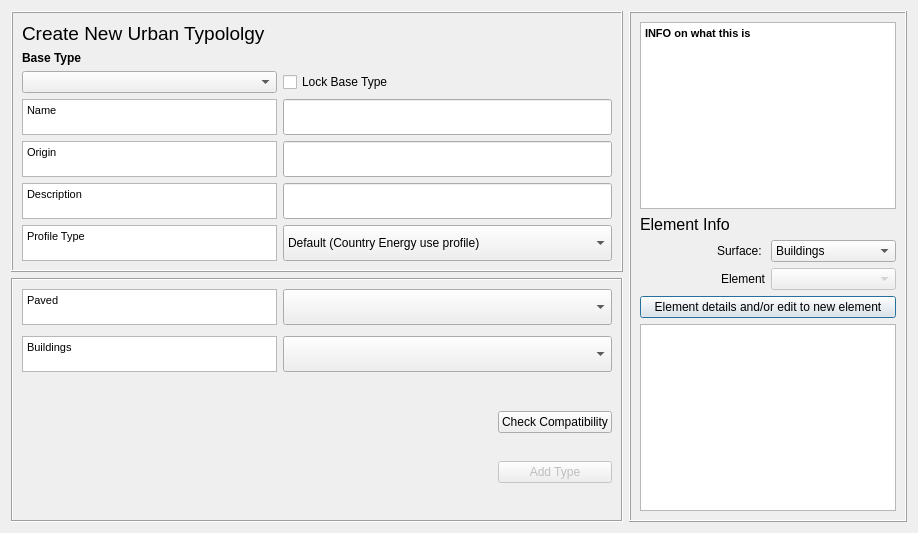
<?xml version="1.0" encoding="UTF-8"?>
<ui version="4.0">
 <class>urban_type_db_editorDialogBase</class>
 <widget class="QDialog" name="urban_type_db_editorDialogBase">
  <property name="geometry">
   <rect>
    <x>0</x>
    <y>0</y>
    <width>918</width>
    <height>533</height>
   </rect>
  </property>
  <property name="windowTitle">
   <string>Urban Type Database editor</string>
  </property>
  <layout class="QGridLayout" name="gridLayout_5">
   <item row="0" column="0">
    <widget class="QFrame" name="frame1">
     <property name="frameShape">
      <enum>QFrame::Box</enum>
     </property>
     <property name="frameShadow">
      <enum>QFrame::Raised</enum>
     </property>
     <layout class="QGridLayout" name="gridLayout_2">
      <item row="4" column="0">
       <widget class="QTextBrowser" name="textBrowserDesc">
        <property name="sizePolicy">
         <sizepolicy hsizetype="Preferred" vsizetype="Preferred">
          <horstretch>0</horstretch>
          <verstretch>0</verstretch>
         </sizepolicy>
        </property>
        <property name="minimumSize">
         <size>
          <width>1</width>
          <height>0</height>
         </size>
        </property>
        <property name="maximumSize">
         <size>
          <width>16777215</width>
          <height>36</height>
         </size>
        </property>
        <property name="html">
         <string>&lt;!DOCTYPE HTML PUBLIC &quot;-//W3C//DTD HTML 4.0//EN&quot; &quot;http://www.w3.org/TR/REC-html40/strict.dtd&quot;&gt;
&lt;html&gt;&lt;head&gt;&lt;meta name=&quot;qrichtext&quot; content=&quot;1&quot; /&gt;&lt;style type=&quot;text/css&quot;&gt;
p, li { white-space: pre-wrap; }
&lt;/style&gt;&lt;/head&gt;&lt;body style=&quot; font-family:'MS Shell Dlg 2'; font-size:7.8pt; font-weight:400; font-style:normal;&quot;&gt;
&lt;p style=&quot; margin-top:0px; margin-bottom:0px; margin-left:0px; margin-right:0px; -qt-block-indent:0; text-indent:0px;&quot;&gt;&lt;span style=&quot; font-size:8pt;&quot;&gt;Origin&lt;/span&gt;&lt;/p&gt;&lt;/body&gt;&lt;/html&gt;</string>
        </property>
       </widget>
      </item>
      <item row="1" column="0">
       <widget class="QLabel" name="label">
        <property name="sizePolicy">
         <sizepolicy hsizetype="Preferred" vsizetype="Minimum">
          <horstretch>0</horstretch>
          <verstretch>0</verstretch>
         </sizepolicy>
        </property>
        <property name="font">
         <font>
          <weight>75</weight>
          <bold>true</bold>
         </font>
        </property>
        <property name="text">
         <string>Base Type</string>
        </property>
        <property name="alignment">
         <set>Qt::AlignBottom|Qt::AlignLeading|Qt::AlignLeft</set>
        </property>
       </widget>
      </item>
      <item row="2" column="0">
       <widget class="QComboBox" name="comboBoxTableSelect"/>
      </item>
      <item row="5" column="0">
       <widget class="QTextBrowser" name="textBrowserOrig">
        <property name="sizePolicy">
         <sizepolicy hsizetype="Preferred" vsizetype="Preferred">
          <horstretch>0</horstretch>
          <verstretch>0</verstretch>
         </sizepolicy>
        </property>
        <property name="minimumSize">
         <size>
          <width>1</width>
          <height>0</height>
         </size>
        </property>
        <property name="maximumSize">
         <size>
          <width>16777215</width>
          <height>36</height>
         </size>
        </property>
        <property name="html">
         <string>&lt;!DOCTYPE HTML PUBLIC &quot;-//W3C//DTD HTML 4.0//EN&quot; &quot;http://www.w3.org/TR/REC-html40/strict.dtd&quot;&gt;
&lt;html&gt;&lt;head&gt;&lt;meta name=&quot;qrichtext&quot; content=&quot;1&quot; /&gt;&lt;style type=&quot;text/css&quot;&gt;
p, li { white-space: pre-wrap; }
&lt;/style&gt;&lt;/head&gt;&lt;body style=&quot; font-family:'MS Shell Dlg 2'; font-size:7.8pt; font-weight:400; font-style:normal;&quot;&gt;
&lt;p style=&quot; margin-top:0px; margin-bottom:0px; margin-left:0px; margin-right:0px; -qt-block-indent:0; text-indent:0px;&quot;&gt;&lt;span style=&quot; font-size:8pt;&quot;&gt;Description&lt;/span&gt;&lt;/p&gt;&lt;/body&gt;&lt;/html&gt;</string>
        </property>
       </widget>
      </item>
      <item row="6" column="0">
       <widget class="QTextBrowser" name="textBrowserProf">
        <property name="sizePolicy">
         <sizepolicy hsizetype="Preferred" vsizetype="Preferred">
          <horstretch>0</horstretch>
          <verstretch>0</verstretch>
         </sizepolicy>
        </property>
        <property name="minimumSize">
         <size>
          <width>1</width>
          <height>0</height>
         </size>
        </property>
        <property name="maximumSize">
         <size>
          <width>16777215</width>
          <height>36</height>
         </size>
        </property>
        <property name="html">
         <string>&lt;!DOCTYPE HTML PUBLIC &quot;-//W3C//DTD HTML 4.0//EN&quot; &quot;http://www.w3.org/TR/REC-html40/strict.dtd&quot;&gt;
&lt;html&gt;&lt;head&gt;&lt;meta name=&quot;qrichtext&quot; content=&quot;1&quot; /&gt;&lt;style type=&quot;text/css&quot;&gt;
p, li { white-space: pre-wrap; }
&lt;/style&gt;&lt;/head&gt;&lt;body style=&quot; font-family:'MS Shell Dlg 2'; font-size:7.8pt; font-weight:400; font-style:normal;&quot;&gt;
&lt;p style=&quot; margin-top:0px; margin-bottom:0px; margin-left:0px; margin-right:0px; -qt-block-indent:0; text-indent:0px;&quot;&gt;&lt;span style=&quot; font-size:8pt;&quot;&gt;Profile Type&lt;/span&gt;&lt;/p&gt;&lt;/body&gt;&lt;/html&gt;</string>
        </property>
       </widget>
      </item>
      <item row="6" column="1">
       <widget class="QComboBox" name="comboBoxProf">
        <property name="sizePolicy">
         <sizepolicy hsizetype="Expanding" vsizetype="Preferred">
          <horstretch>0</horstretch>
          <verstretch>0</verstretch>
         </sizepolicy>
        </property>
        <property name="minimumSize">
         <size>
          <width>329</width>
          <height>0</height>
         </size>
        </property>
        <property name="currentIndex">
         <number>0</number>
        </property>
        <item>
         <property name="text">
          <string>Default (Country Energy use profile)</string>
         </property>
        </item>
        <item>
         <property name="text">
          <string>Industrial</string>
         </property>
        </item>
        <item>
         <property name="text">
          <string>Residential</string>
         </property>
        </item>
       </widget>
      </item>
      <item row="3" column="0">
       <widget class="QTextBrowser" name="textBrowser_Surface">
        <property name="sizePolicy">
         <sizepolicy hsizetype="Preferred" vsizetype="Preferred">
          <horstretch>0</horstretch>
          <verstretch>0</verstretch>
         </sizepolicy>
        </property>
        <property name="minimumSize">
         <size>
          <width>1</width>
          <height>0</height>
         </size>
        </property>
        <property name="maximumSize">
         <size>
          <width>16777215</width>
          <height>36</height>
         </size>
        </property>
        <property name="html">
         <string>&lt;!DOCTYPE HTML PUBLIC &quot;-//W3C//DTD HTML 4.0//EN&quot; &quot;http://www.w3.org/TR/REC-html40/strict.dtd&quot;&gt;
&lt;html&gt;&lt;head&gt;&lt;meta name=&quot;qrichtext&quot; content=&quot;1&quot; /&gt;&lt;style type=&quot;text/css&quot;&gt;
p, li { white-space: pre-wrap; }
&lt;/style&gt;&lt;/head&gt;&lt;body style=&quot; font-family:'MS Shell Dlg 2'; font-size:7.8pt; font-weight:400; font-style:normal;&quot;&gt;
&lt;p style=&quot; margin-top:0px; margin-bottom:0px; margin-left:0px; margin-right:0px; -qt-block-indent:0; text-indent:0px;&quot;&gt;&lt;span style=&quot; font-size:8pt;&quot;&gt;Name&lt;/span&gt;&lt;/p&gt;&lt;/body&gt;&lt;/html&gt;</string>
        </property>
       </widget>
      </item>
      <item row="3" column="1">
       <widget class="QgsFilterLineEdit" name="textEditName">
        <property name="sizePolicy">
         <sizepolicy hsizetype="Expanding" vsizetype="Preferred">
          <horstretch>0</horstretch>
          <verstretch>0</verstretch>
         </sizepolicy>
        </property>
        <property name="maximumSize">
         <size>
          <width>16777215</width>
          <height>36</height>
         </size>
        </property>
        <property name="inputMethodHints">
         <set>Qt::ImhNone</set>
        </property>
        <property name="qgisRelation" stdset="0">
         <string notr="true"/>
        </property>
       </widget>
      </item>
      <item row="2" column="1">
       <widget class="QCheckBox" name="checkBoxA">
        <property name="text">
         <string>Lock Base Type</string>
        </property>
       </widget>
      </item>
      <item row="0" column="0">
       <widget class="QLabel" name="label_42">
        <property name="text">
         <string>&lt;!DOCTYPE HTML PUBLIC &quot;-//W3C//DTD HTML 4.0//EN&quot; &quot;http://www.w3.org/TR/REC-html40/strict.dtd&quot;&gt;
&lt;html&gt;&lt;head&gt;&lt;meta name=&quot;qrichtext&quot; content=&quot;1&quot; /&gt;&lt;style type=&quot;text/css&quot;&gt;
p, li { white-space: pre-wrap; }
&lt;/style&gt;&lt;/head&gt;&lt;body style=&quot; font-family:'MS Shell Dlg 2'; font-size:7.8pt; font-weight:400; font-style:normal;&quot;&gt;
&lt;p style=&quot; margin-top:0px; margin-bottom:0px; margin-left:0px; margin-right:0px; -qt-block-indent:0; text-indent:0px;&quot;&gt;&lt;span style=&quot; font-size:14pt;&quot;&gt;Create New Urban Typololgy&lt;/span&gt;&lt;/p&gt;&lt;/body&gt;&lt;/html&gt;</string>
        </property>
       </widget>
      </item>
      <item row="4" column="1">
       <widget class="QgsFilterLineEdit" name="textEditOrig">
        <property name="sizePolicy">
         <sizepolicy hsizetype="Expanding" vsizetype="Preferred">
          <horstretch>0</horstretch>
          <verstretch>0</verstretch>
         </sizepolicy>
        </property>
        <property name="maximumSize">
         <size>
          <width>16777215</width>
          <height>36</height>
         </size>
        </property>
        <property name="inputMethodHints">
         <set>Qt::ImhNone</set>
        </property>
        <property name="qgisRelation" stdset="0">
         <string notr="true"/>
        </property>
       </widget>
      </item>
      <item row="5" column="1">
       <widget class="QgsFilterLineEdit" name="textEditDesc">
        <property name="sizePolicy">
         <sizepolicy hsizetype="Expanding" vsizetype="Preferred">
          <horstretch>0</horstretch>
          <verstretch>0</verstretch>
         </sizepolicy>
        </property>
        <property name="maximumSize">
         <size>
          <width>16777215</width>
          <height>36</height>
         </size>
        </property>
        <property name="qgisRelation" stdset="0">
         <string notr="true"/>
        </property>
       </widget>
      </item>
     </layout>
    </widget>
   </item>
   <item row="0" column="1" rowspan="2">
    <widget class="QFrame" name="lodFrame_4">
     <property name="frameShape">
      <enum>QFrame::Box</enum>
     </property>
     <property name="frameShadow">
      <enum>QFrame::Raised</enum>
     </property>
     <layout class="QGridLayout" name="gridLayout_4">
      <item row="0" column="0">
       <widget class="QTextBrowser" name="textBrowser_2">
        <property name="html">
         <string>&lt;!DOCTYPE HTML PUBLIC &quot;-//W3C//DTD HTML 4.0//EN&quot; &quot;http://www.w3.org/TR/REC-html40/strict.dtd&quot;&gt;
&lt;html&gt;&lt;head&gt;&lt;meta name=&quot;qrichtext&quot; content=&quot;1&quot; /&gt;&lt;style type=&quot;text/css&quot;&gt;
p, li { white-space: pre-wrap; }
&lt;/style&gt;&lt;/head&gt;&lt;body style=&quot; font-family:'MS Shell Dlg 2'; font-size:7.8pt; font-weight:400; font-style:normal;&quot;&gt;
&lt;p style=&quot; margin-top:0px; margin-bottom:0px; margin-left:0px; margin-right:0px; -qt-block-indent:0; text-indent:0px;&quot;&gt;&lt;span style=&quot; font-size:8.25pt; font-weight:600;&quot;&gt;INFO on what this is&lt;/span&gt;&lt;/p&gt;&lt;/body&gt;&lt;/html&gt;</string>
        </property>
       </widget>
      </item>
      <item row="2" column="0">
       <widget class="QPushButton" name="pushButtonEditElement">
        <property name="enabled">
         <bool>true</bool>
        </property>
        <property name="text">
         <string>Element details and/or edit to new element</string>
        </property>
       </widget>
      </item>
      <item row="1" column="0">
       <layout class="QHBoxLayout" name="horizontalLayout">
        <item>
         <layout class="QGridLayout" name="gridLayout_3">
          <item row="2" column="0">
           <widget class="QLabel" name="label_15">
            <property name="text">
             <string>Element</string>
            </property>
            <property name="alignment">
             <set>Qt::AlignRight|Qt::AlignTrailing|Qt::AlignVCenter</set>
            </property>
           </widget>
          </item>
          <item row="2" column="1">
           <widget class="QComboBox" name="comboBoxElementInfo">
            <property name="enabled">
             <bool>false</bool>
            </property>
            <property name="sizePolicy">
             <sizepolicy hsizetype="Preferred" vsizetype="Fixed">
              <horstretch>0</horstretch>
              <verstretch>0</verstretch>
             </sizepolicy>
            </property>
            <property name="toolTip">
             <string/>
            </property>
           </widget>
          </item>
          <item row="0" column="0">
           <widget class="QLabel" name="label_44">
            <property name="text">
             <string>&lt;!DOCTYPE HTML PUBLIC &quot;-//W3C//DTD HTML 4.0//EN&quot; &quot;http://www.w3.org/TR/REC-html40/strict.dtd&quot;&gt;
&lt;html&gt;&lt;head&gt;&lt;meta name=&quot;qrichtext&quot; content=&quot;1&quot; /&gt;&lt;style type=&quot;text/css&quot;&gt;
p, li { white-space: pre-wrap; }
&lt;/style&gt;&lt;/head&gt;&lt;body style=&quot; font-family:'MS Shell Dlg 2'; font-size:8pt; font-weight:400; font-style:normal;&quot;&gt;
&lt;p style=&quot; margin-top:0px; margin-bottom:0px; margin-left:0px; margin-right:0px; -qt-block-indent:0; text-indent:0px;&quot;&gt;&lt;span style=&quot; font-size:12pt;&quot;&gt;Element Info&lt;/span&gt;&lt;/p&gt;&lt;/body&gt;&lt;/html&gt;</string>
            </property>
           </widget>
          </item>
          <item row="1" column="0">
           <widget class="QLabel" name="label_14">
            <property name="text">
             <string>Surface: </string>
            </property>
            <property name="alignment">
             <set>Qt::AlignRight|Qt::AlignTrailing|Qt::AlignVCenter</set>
            </property>
           </widget>
          </item>
          <item row="1" column="1">
           <widget class="QComboBox" name="comboBoxSurface">
            <property name="enabled">
             <bool>true</bool>
            </property>
            <property name="sizePolicy">
             <sizepolicy hsizetype="Preferred" vsizetype="Fixed">
              <horstretch>0</horstretch>
              <verstretch>0</verstretch>
             </sizepolicy>
            </property>
            <property name="toolTip">
             <string/>
            </property>
            <property name="currentIndex">
             <number>0</number>
            </property>
            <item>
             <property name="text">
              <string>Buildings</string>
             </property>
            </item>
            <item>
             <property name="text">
              <string>Paved</string>
             </property>
            </item>
           </widget>
          </item>
         </layout>
        </item>
       </layout>
      </item>
      <item row="3" column="0">
       <widget class="QTextBrowser" name="textBrowser"/>
      </item>
     </layout>
    </widget>
   </item>
   <item row="1" column="0">
    <widget class="QFrame" name="frame">
     <property name="frameShape">
      <enum>QFrame::Box</enum>
     </property>
     <property name="frameShadow">
      <enum>QFrame::Sunken</enum>
     </property>
     <layout class="QGridLayout" name="gridLayout">
      <property name="verticalSpacing">
       <number>11</number>
      </property>
      <item row="7" column="1">
       <widget class="QComboBox" name="comboBoxBuildingType">
        <property name="sizePolicy">
         <sizepolicy hsizetype="Expanding" vsizetype="Preferred">
          <horstretch>0</horstretch>
          <verstretch>0</verstretch>
         </sizepolicy>
        </property>
        <property name="minimumSize">
         <size>
          <width>329</width>
          <height>0</height>
         </size>
        </property>
       </widget>
      </item>
      <item row="6" column="0">
       <widget class="QTextBrowser" name="textBrowser_0">
        <property name="sizePolicy">
         <sizepolicy hsizetype="Preferred" vsizetype="Preferred">
          <horstretch>0</horstretch>
          <verstretch>0</verstretch>
         </sizepolicy>
        </property>
        <property name="maximumSize">
         <size>
          <width>16777215</width>
          <height>36</height>
         </size>
        </property>
        <property name="html">
         <string>&lt;!DOCTYPE HTML PUBLIC &quot;-//W3C//DTD HTML 4.0//EN&quot; &quot;http://www.w3.org/TR/REC-html40/strict.dtd&quot;&gt;
&lt;html&gt;&lt;head&gt;&lt;meta name=&quot;qrichtext&quot; content=&quot;1&quot; /&gt;&lt;style type=&quot;text/css&quot;&gt;
p, li { white-space: pre-wrap; }
&lt;/style&gt;&lt;/head&gt;&lt;body style=&quot; font-family:'MS Shell Dlg 2'; font-size:7.8pt; font-weight:400; font-style:normal;&quot;&gt;
&lt;p style=&quot; margin-top:0px; margin-bottom:0px; margin-left:0px; margin-right:0px; -qt-block-indent:0; text-indent:0px;&quot;&gt;&lt;span style=&quot; font-size:8pt;&quot;&gt;Paved&lt;/span&gt;&lt;/p&gt;&lt;/body&gt;&lt;/html&gt;</string>
        </property>
       </widget>
      </item>
      <item row="6" column="1">
       <widget class="QComboBox" name="comboBoxPavedType">
        <property name="sizePolicy">
         <sizepolicy hsizetype="Expanding" vsizetype="Preferred">
          <horstretch>0</horstretch>
          <verstretch>0</verstretch>
         </sizepolicy>
        </property>
        <property name="minimumSize">
         <size>
          <width>329</width>
          <height>0</height>
         </size>
        </property>
       </widget>
      </item>
      <item row="7" column="0">
       <widget class="QTextBrowser" name="textBrowser_1">
        <property name="sizePolicy">
         <sizepolicy hsizetype="Expanding" vsizetype="Fixed">
          <horstretch>0</horstretch>
          <verstretch>0</verstretch>
         </sizepolicy>
        </property>
        <property name="maximumSize">
         <size>
          <width>16777215</width>
          <height>36</height>
         </size>
        </property>
        <property name="html">
         <string>&lt;!DOCTYPE HTML PUBLIC &quot;-//W3C//DTD HTML 4.0//EN&quot; &quot;http://www.w3.org/TR/REC-html40/strict.dtd&quot;&gt;
&lt;html&gt;&lt;head&gt;&lt;meta name=&quot;qrichtext&quot; content=&quot;1&quot; /&gt;&lt;style type=&quot;text/css&quot;&gt;
p, li { white-space: pre-wrap; }
&lt;/style&gt;&lt;/head&gt;&lt;body style=&quot; font-family:'MS Shell Dlg 2'; font-size:7.8pt; font-weight:400; font-style:normal;&quot;&gt;
&lt;p style=&quot; margin-top:0px; margin-bottom:0px; margin-left:0px; margin-right:0px; -qt-block-indent:0; text-indent:0px;&quot;&gt;&lt;span style=&quot; font-size:8pt;&quot;&gt;Buildings&lt;/span&gt;&lt;/p&gt;&lt;/body&gt;&lt;/html&gt;</string>
        </property>
       </widget>
      </item>
      <item row="8" column="0">
       <spacer name="verticalSpacer">
        <property name="orientation">
         <enum>Qt::Vertical</enum>
        </property>
        <property name="sizeHint" stdset="0">
         <size>
          <width>20</width>
          <height>40</height>
         </size>
        </property>
       </spacer>
      </item>
      <item row="8" column="1">
       <layout class="QGridLayout" name="gridLayout_8">
        <item row="2" column="0">
         <spacer name="horizontalSpacer">
          <property name="orientation">
           <enum>Qt::Horizontal</enum>
          </property>
          <property name="sizeHint" stdset="0">
           <size>
            <width>40</width>
            <height>20</height>
           </size>
          </property>
         </spacer>
        </item>
        <item row="2" column="1">
         <widget class="QPushButton" name="pushButtonCheck">
          <property name="text">
           <string>Check Compatibility</string>
          </property>
         </widget>
        </item>
        <item row="3" column="1">
         <widget class="QPushButton" name="pushButtonGen">
          <property name="enabled">
           <bool>false</bool>
          </property>
          <property name="text">
           <string>Add Type</string>
          </property>
         </widget>
        </item>
       </layout>
      </item>
     </layout>
    </widget>
   </item>
  </layout>
 </widget>
 <customwidgets>
  <customwidget>
   <class>QgsFilterLineEdit</class>
   <extends>QLineEdit</extends>
   <header>qgsfilterlineedit.h</header>
  </customwidget>
 </customwidgets>
 <resources/>
 <connections>
  <connection>
   <sender>checkBoxA</sender>
   <signal>clicked(bool)</signal>
   <receiver>comboBoxTableSelect</receiver>
   <slot>setDisabled(bool)</slot>
   <hints>
    <hint type="sourcelabel">
     <x>445</x>
     <y>152</y>
    </hint>
    <hint type="destinationlabel">
     <x>141</x>
     <y>153</y>
    </hint>
   </hints>
  </connection>
 </connections>
</ui>
